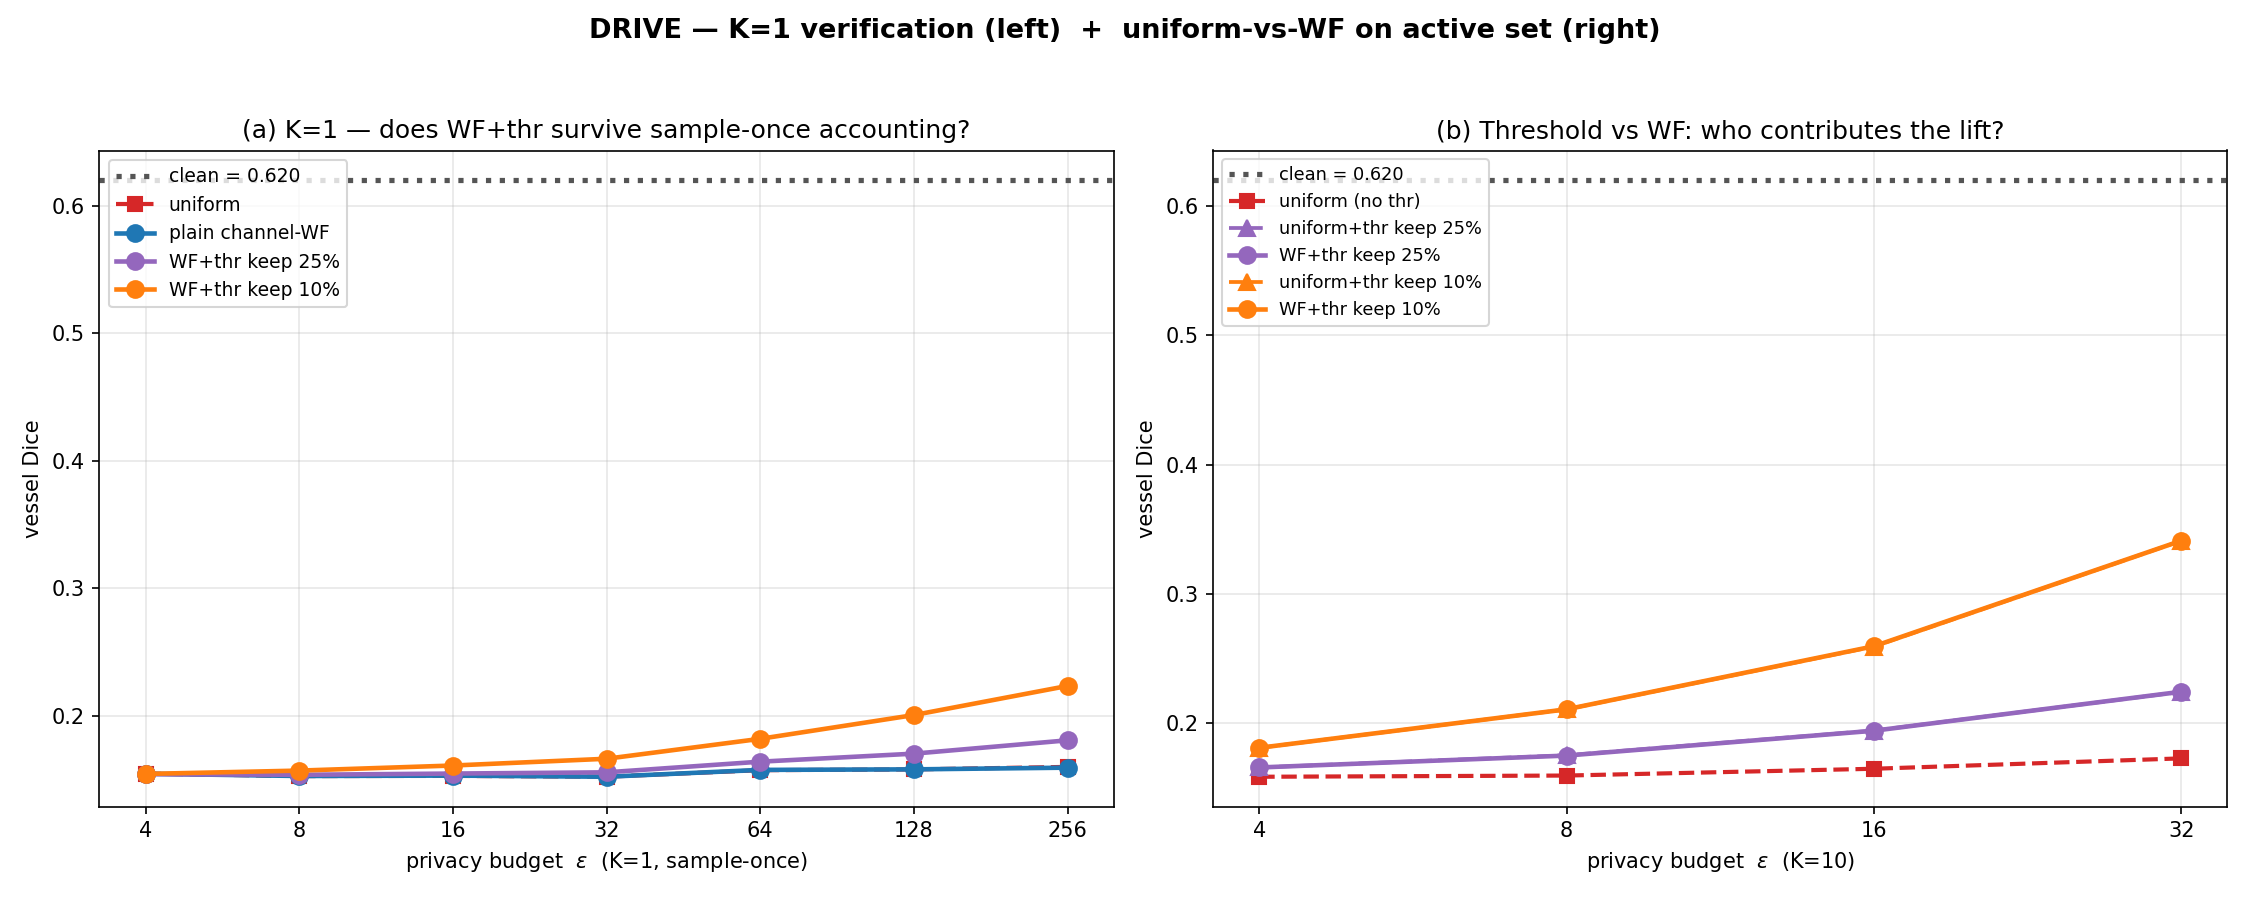

Reproduce this figure in Python.
"""
Two ablations in one run, both probing the teacher (decoder NOT retrained):

(E1) K=1 verification
    Re-run WF+thr at K=1 (sample-once accounting from WORKFLOW §6.2 step 4).
    K=1 means Δ_c = 2 (vs Δ_c = 0.2 at K=10), so all σ are 10× larger.
    Question: does WF+thr's advantage survive under the current DP accounting?

(E2) uniform+thr vs WF+thr
    Same threshold (keep top 10% / 25%), but on the *active set* use:
      - WF allocation (σ_c by waterfilling on the subset)
      - uniform allocation (single σ across the active subset)
    Question: is the win from thresholding alone, or does the WF formula
    on the active set also contribute?

Plot: 2-panel figure.
"""

import json
import sys
from pathlib import Path

import numpy as np
import torch
from torch.utils.data import DataLoader

sys.path.insert(0, str(Path(__file__).parent))
from drive_local_demo import (
    DriveDataset, TinyUNet, train_teacher, evaluate_vessel_dice,
    compute_importance, collect_caps, vessel_dice,
)
from synthetic_demo import (
    eps_to_rho, waterfilling_sigma, uniform_sigma,
    clip_and_normalise, denormalise,
)


def thresholded_sigma(deltas, importance, rho, active_mask, scheme: str):
    """
    Allocate σ on the active set under `scheme` ('wf' or 'uniform'); set σ=0 on
    inactive (they'll be zeroed before decoder).
    """
    sigma = torch.zeros_like(deltas)
    if not active_mask.any():
        return sigma
    if scheme == "wf":
        sigma[active_mask] = waterfilling_sigma(
            deltas[active_mask], importance[active_mask], rho,
        )
    elif scheme == "uniform":
        sigma[active_mask] = uniform_sigma(deltas[active_mask], rho)
    else:
        raise ValueError(scheme)
    return sigma


def probe(teacher, val_loader, importance, caps, device, epsilons, K,
          keep_fractions, schemes):
    """
    Returns mean Dice for clean / uniform-no-thr / and every
    (scheme, keep_fraction, epsilon) combination.
    """
    Cb = importance.shape[0]
    deltas = torch.full((Cb,), 2.0 / K, device=device)
    rank_order = torch.argsort(importance, descending=True)

    masks = {}
    for f in keep_fractions:
        kk = max(1, int(round(f * Cb)))
        m = torch.zeros(Cb, dtype=torch.bool, device=device)
        m[rank_order[:kk]] = True
        masks[f] = m

    sigma_tab = {}
    for eps in epsilons:
        rho = eps_to_rho(eps)
        sigma_tab[eps] = {"uniform_full": uniform_sigma(deltas, rho)}
        for scheme in schemes:
            for f in keep_fractions:
                sigma_tab[eps][(scheme, f)] = thresholded_sigma(
                    deltas, importance, rho, masks[f], scheme,
                )

    res = {"clean": [], "uniform_full": {e: [] for e in epsilons}}
    for scheme in schemes:
        for f in keep_fractions:
            res[(scheme, f)] = {e: [] for e in epsilons}

    teacher.eval()
    with torch.no_grad():
        for x, y in val_loader:
            x, y = x.to(device), y.to(device)
            e1, e2, e3 = teacher.encode(x)
            res["clean"].append(vessel_dice(teacher.decode(e1, e2, e3), y))

            bn_norm = clip_and_normalise(e3, caps)
            B, C, H, W = bn_norm.shape

            for eps in epsilons:
                # uniform (no threshold)
                torch.manual_seed(42 + int(eps * 100))
                sigma = sigma_tab[eps]["uniform_full"]
                noise = torch.randn(B, C, H, W, device=device) * sigma.view(1, C, 1, 1)
                bn_noisy = denormalise(bn_norm + noise, caps)
                res["uniform_full"][eps].append(
                    vessel_dice(teacher.decode(e1, e2, bn_noisy), y)
                )

                for scheme in schemes:
                    for f in keep_fractions:
                        torch.manual_seed(42 + int(eps * 100))
                        sigma = sigma_tab[eps][(scheme, f)]
                        noise = torch.randn(B, C, H, W, device=device) * sigma.view(1, C, 1, 1)
                        bn_thr = bn_norm + noise
                        inactive = ~masks[f]
                        if inactive.any():
                            bn_thr[:, inactive, :, :] = 0
                        bn_noisy = denormalise(bn_thr, caps)
                        res[(scheme, f)][eps].append(
                            vessel_dice(teacher.decode(e1, e2, bn_noisy), y)
                        )

    means = {"clean": float(np.mean(res["clean"])),
             "uniform_full": {e: float(np.mean(res["uniform_full"][e])) for e in epsilons}}
    for scheme in schemes:
        for f in keep_fractions:
            means[(scheme, f)] = {e: float(np.mean(res[(scheme, f)][e]))
                                  for e in epsilons}
    return means


def main():
    device = "mps" if torch.backends.mps.is_available() else "cpu"
    torch.manual_seed(0); np.random.seed(0)
    print(f"Device: {device}")

    print("\n[Setup] Loading DRIVE + training teacher...")
    train_ds = DriveDataset("train", size=96)
    val_ds   = DriveDataset("val",   size=96)
    train_loader = DataLoader(train_ds, batch_size=4, shuffle=True)
    val_loader   = DataLoader(val_ds,   batch_size=4, shuffle=False)

    teacher = TinyUNet(in_ch=3, num_classes=2, base=32).to(device)
    train_teacher(teacher, train_loader, n_epochs=60, lr=1e-3, device=device)
    clean_dice = evaluate_vessel_dice(teacher, val_loader, device)
    importance = compute_importance(teacher, train_loader, device).to(device)
    caps       = collect_caps(teacher, train_loader, device).to(device)
    print(f"  clean Dice: {clean_dice:.4f}")
    print(f"  importance ratio: {(importance.max()/importance.min()).item():.2f}×")

    # ----------------------------------------------------------------------
    # E1: K=1 verification (sample-once accounting)
    # ----------------------------------------------------------------------
    print("\n[E1] K=1 sweep (sample-once accounting, σ 10× larger than K=10)...")
    eps_k1 = [4.0, 8.0, 16.0, 32.0, 64.0, 128.0, 256.0]
    means_k1 = probe(teacher, val_loader, importance, caps, device,
                     eps_k1, K=1,
                     keep_fractions=[1.0, 0.25, 0.1],
                     schemes=["wf"])

    print(f"  CLEAN: {clean_dice:.4f}")
    hdr = f"  {'mech':<22s}" + "".join(f"  ε={e:>5.1f}" for e in eps_k1)
    print(hdr)
    print("  " + "-" * (len(hdr) - 2))
    print(f"  {'uniform':<22s}" + "".join(f"  {means_k1['uniform_full'][e]:>7.4f}" for e in eps_k1))
    for f in [1.0, 0.25, 0.1]:
        lbl = "plain WF" if f == 1.0 else f"WF+thr keep {int(f*100):>3d}%"
        print(f"  {lbl:<22s}" + "".join(f"  {means_k1[('wf', f)][e]:>7.4f}" for e in eps_k1))

    # ----------------------------------------------------------------------
    # E2: uniform+thr vs WF+thr (K=10 to keep continuity with main plot)
    # ----------------------------------------------------------------------
    print("\n[E2] uniform+thr vs WF+thr at K=10 (where threshold won big)...")
    eps_e2 = [4.0, 8.0, 16.0, 32.0]
    means_e2 = probe(teacher, val_loader, importance, caps, device,
                     eps_e2, K=10,
                     keep_fractions=[0.25, 0.1],
                     schemes=["wf", "uniform"])

    hdr = f"  {'mech':<24s}" + "".join(f"  ε={e:>4.1f}" for e in eps_e2)
    print(hdr)
    print("  " + "-" * (len(hdr) - 2))
    print(f"  {'uniform (no thr)':<24s}" + "".join(f"  {means_e2['uniform_full'][e]:>7.4f}" for e in eps_e2))
    for f in [0.25, 0.1]:
        print(f"  {'uniform + thr keep ' + str(int(f*100)) + '%':<24s}" +
              "".join(f"  {means_e2[('uniform', f)][e]:>7.4f}" for e in eps_e2))
        print(f"  {'WF + thr keep ' + str(int(f*100)) + '%':<24s}" +
              "".join(f"  {means_e2[('wf', f)][e]:>7.4f}" for e in eps_e2))

    # ----------------------------------------------------------------------
    # Save + plot
    # ----------------------------------------------------------------------
    out = {
        "clean": clean_dice,
        "K1_sweep": {
            "epsilons": eps_k1,
            "uniform":    {str(e): means_k1["uniform_full"][e]    for e in eps_k1},
            "plain_WF":   {str(e): means_k1[("wf", 1.0)][e]       for e in eps_k1},
            "WF_thr_25":  {str(e): means_k1[("wf", 0.25)][e]      for e in eps_k1},
            "WF_thr_10":  {str(e): means_k1[("wf", 0.1)][e]       for e in eps_k1},
        },
        "uniform_vs_wf_on_active_set_K10": {
            "epsilons": eps_e2,
            "uniform_no_thr":  {str(e): means_e2["uniform_full"][e]    for e in eps_e2},
            "uniform_thr_25":  {str(e): means_e2[("uniform", 0.25)][e] for e in eps_e2},
            "WF_thr_25":       {str(e): means_e2[("wf", 0.25)][e]      for e in eps_e2},
            "uniform_thr_10":  {str(e): means_e2[("uniform", 0.1)][e]  for e in eps_e2},
            "WF_thr_10":       {str(e): means_e2[("wf", 0.1)][e]       for e in eps_e2},
        },
    }
    json_path = Path(__file__).parent / "drive_k1_and_uniform_thr_results.json"
    json_path.write_text(json.dumps(out, indent=2))
    print(f"\nSaved JSON: {json_path}")

    import matplotlib
    matplotlib.use("Agg")
    import matplotlib.pyplot as plt

    fig, axes = plt.subplots(1, 2, figsize=(15, 6))
    fig.suptitle("DRIVE — K=1 verification (left)  +  uniform-vs-WF on active set (right)",
                 fontsize=13, fontweight="bold")

    # --- Panel a: K=1 sweep ---
    ax = axes[0]
    ax.axhline(clean_dice, color="#555", ls=":", lw=2.5,
               label=f"clean = {clean_dice:.3f}")
    palette = {1.0: "#1f77b4", 0.25: "#9467bd", 0.1: "#ff7f0e"}
    ax.plot(eps_k1, [means_k1["uniform_full"][e] for e in eps_k1],
            "s--", color="#d62728", lw=2, ms=7, label="uniform")
    for f in [1.0, 0.25, 0.1]:
        ys = [means_k1[("wf", f)][e] for e in eps_k1]
        lbl = "plain channel-WF" if f == 1.0 else f"WF+thr keep {int(f*100)}%"
        ax.plot(eps_k1, ys, "o-", color=palette[f], lw=2.2, ms=8, label=lbl)
    ax.set_xscale("log", base=2)
    ax.set_xticks(eps_k1)
    ax.set_xticklabels([str(int(e)) for e in eps_k1])
    ax.set_xlabel("privacy budget  $\\epsilon$  (K=1, sample-once)")
    ax.set_ylabel("vessel Dice")
    ax.set_title("(a) K=1 — does WF+thr survive sample-once accounting?")
    ax.legend(loc="upper left", fontsize=9)
    ax.grid(alpha=0.3)

    # --- Panel b: uniform vs WF on active set (K=10) ---
    ax = axes[1]
    ax.axhline(clean_dice, color="#555", ls=":", lw=2.5,
               label=f"clean = {clean_dice:.3f}")
    ax.plot(eps_e2, [means_e2["uniform_full"][e] for e in eps_e2],
            "s--", color="#d62728", lw=2, ms=7, label="uniform (no thr)")
    colors_e2 = {0.25: "#9467bd", 0.1: "#ff7f0e"}
    for f in [0.25, 0.1]:
        ax.plot(eps_e2, [means_e2[("uniform", f)][e] for e in eps_e2],
                "^--", color=colors_e2[f], lw=1.8, ms=8,
                label=f"uniform+thr keep {int(f*100)}%")
        ax.plot(eps_e2, [means_e2[("wf", f)][e] for e in eps_e2],
                "o-",  color=colors_e2[f], lw=2.2, ms=8,
                label=f"WF+thr keep {int(f*100)}%")
    ax.set_xscale("log", base=2)
    ax.set_xticks(eps_e2)
    ax.set_xticklabels([str(int(e)) for e in eps_e2])
    ax.set_xlabel("privacy budget  $\\epsilon$  (K=10)")
    ax.set_ylabel("vessel Dice")
    ax.set_title("(b) Threshold vs WF: who contributes the lift?")
    ax.legend(loc="upper left", fontsize=8.5)
    ax.grid(alpha=0.3)

    fig.tight_layout(rect=[0, 0, 1, 0.95])
    plot_path = Path(__file__).parent / "drive_k1_and_uniform_thr.png"
    fig.savefig(plot_path, dpi=150)
    print(f"Saved plot: {plot_path}")


if __name__ == "__main__":
    main()
